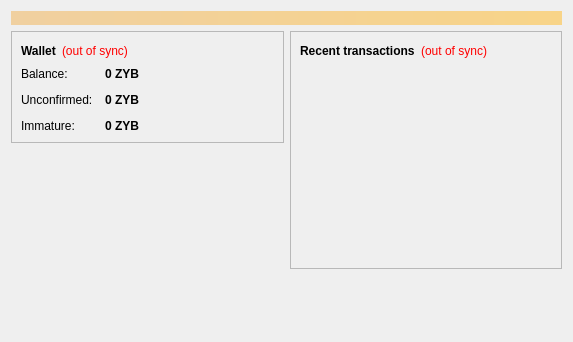
<?xml version="1.0" encoding="UTF-8"?>
<ui version="4.0">
 <class>OverviewPage</class>
 <widget class="QWidget" name="OverviewPage">
  <property name="geometry">
   <rect>
    <x>0</x>
    <y>0</y>
    <width>573</width>
    <height>342</height>
   </rect>
  </property>
  <property name="windowTitle">
   <string>Form</string>
  </property>
  <layout class="QVBoxLayout" name="topLayout">
   <item>
    <widget class="QLabel" name="labelAlerts">
     <property name="visible">
      <bool>false</bool>
     </property>
     <property name="styleSheet">
      <string notr="true">background-color: qlineargradient(x1: 0, y1: 0, x2: 1, y2: 0, stop:0 #F0D0A0, stop:1 #F8D488); color:#000000;</string>
     </property>
     <property name="wordWrap">
      <bool>true</bool>
     </property>
     <property name="margin">
      <number>3</number>
     </property>
    </widget>
   </item>
   <item>
    <layout class="QHBoxLayout" name="horizontalLayout" stretch="1,1">
     <item>
      <layout class="QVBoxLayout" name="verticalLayout_2">
       <item>
        <widget class="QFrame" name="frame">
         <property name="frameShape">
          <enum>QFrame::StyledPanel</enum>
         </property>
         <property name="frameShadow">
          <enum>QFrame::Raised</enum>
         </property>
         <layout class="QVBoxLayout" name="verticalLayout_4">
          <item>
           <layout class="QHBoxLayout" name="horizontalLayout_4">
            <item>
             <widget class="QLabel" name="label_5">
              <property name="font">
               <font>
                <weight>75</weight>
                <bold>true</bold>
               </font>
              </property>
              <property name="text">
               <string>Wallet</string>
              </property>
             </widget>
            </item>
            <item>
             <widget class="QLabel" name="labelWalletStatus">
              <property name="toolTip">
               <string>&lt;html&gt;&lt;head/&gt;&lt;body&gt;&lt;p&gt;The displayed information may be out of date. Your wallet automatically synchronizes with the zhongyingbi network after a connection is established, but this process has not completed yet.&lt;/p&gt;&lt;/body&gt;&lt;/html&gt;</string>
              </property>
              <property name="styleSheet">
               <string notr="true">QLabel { color: red; }</string>
              </property>
              <property name="text">
               <string notr="true">(out of sync)</string>
              </property>
              <property name="alignment">
               <set>Qt::AlignLeading|Qt::AlignLeft|Qt::AlignVCenter</set>
              </property>
             </widget>
            </item>
            <item>
             <spacer name="horizontalSpacer_2">
              <property name="orientation">
               <enum>Qt::Horizontal</enum>
              </property>
              <property name="sizeHint" stdset="0">
               <size>
                <width>40</width>
                <height>20</height>
               </size>
              </property>
             </spacer>
            </item>
           </layout>
          </item>
          <item>
           <layout class="QFormLayout" name="formLayout_2">
            <property name="fieldGrowthPolicy">
             <enum>QFormLayout::AllNonFixedFieldsGrow</enum>
            </property>
            <property name="horizontalSpacing">
             <number>12</number>
            </property>
            <property name="verticalSpacing">
             <number>12</number>
            </property>
            <item row="0" column="0">
             <widget class="QLabel" name="label">
              <property name="text">
               <string>Balance:</string>
              </property>
             </widget>
            </item>
            <item row="0" column="1">
             <widget class="QLabel" name="labelBalance">
              <property name="font">
               <font>
                <weight>75</weight>
                <bold>true</bold>
               </font>
              </property>
              <property name="cursor">
               <cursorShape>IBeamCursor</cursorShape>
              </property>
              <property name="toolTip">
               <string>Your current balance</string>
              </property>
              <property name="text">
               <string notr="true">0 ZYB</string>
              </property>
              <property name="textInteractionFlags">
               <set>Qt::LinksAccessibleByMouse|Qt::TextSelectableByKeyboard|Qt::TextSelectableByMouse</set>
              </property>
             </widget>
            </item>
            <item row="1" column="0">
             <widget class="QLabel" name="label_3">
              <property name="text">
               <string>Unconfirmed:</string>
              </property>
             </widget>
            </item>
            <item row="1" column="1">
             <widget class="QLabel" name="labelUnconfirmed">
              <property name="font">
               <font>
                <weight>75</weight>
                <bold>true</bold>
               </font>
              </property>
              <property name="cursor">
               <cursorShape>IBeamCursor</cursorShape>
              </property>
              <property name="toolTip">
               <string>Total of transactions that have yet to be confirmed, and do not yet count toward the current balance</string>
              </property>
              <property name="text">
               <string notr="true">0 ZYB</string>
              </property>
              <property name="textInteractionFlags">
               <set>Qt::LinksAccessibleByMouse|Qt::TextSelectableByKeyboard|Qt::TextSelectableByMouse</set>
              </property>
             </widget>
            </item>
            <item row="2" column="0">
             <widget class="QLabel" name="labelImmatureText">
              <property name="text">
               <string>Immature:</string>
              </property>
             </widget>
            </item>
            <item row="2" column="1">
             <widget class="QLabel" name="labelImmature">
              <property name="font">
               <font>
                <weight>75</weight>
                <bold>true</bold>
               </font>
              </property>
              <property name="toolTip">
               <string>Mined balance that has not yet matured</string>
              </property>
              <property name="text">
               <string notr="true">0 ZYB</string>
              </property>
              <property name="textInteractionFlags">
               <set>Qt::LinksAccessibleByMouse|Qt::TextSelectableByKeyboard|Qt::TextSelectableByMouse</set>
              </property>
             </widget>
            </item>
           </layout>
          </item>
         </layout>
        </widget>
       </item>
       <item>
        <spacer name="verticalSpacer">
         <property name="orientation">
          <enum>Qt::Vertical</enum>
         </property>
         <property name="sizeHint" stdset="0">
          <size>
           <width>20</width>
           <height>40</height>
          </size>
         </property>
        </spacer>
       </item>
       <item>
        <widget class="QLabel" name="label_wallet_bgcoin">
         <property name="text">
          <string/>
         </property>
         <property name="pixmap">
          <pixmap resource="../bitcoin.qrc">:/images/backg</pixmap>
         </property>
         <property name="scaledContents">
          <bool>false</bool>
         </property>
         <property name="alignment">
          <set>Qt::AlignCenter</set>
         </property>
         <property name="margin">
          <number>-2</number>
         </property>
        </widget>
       </item>
      </layout>
     </item>
     <item>
      <layout class="QVBoxLayout" name="verticalLayout_3">
       <item>
        <widget class="QFrame" name="frame_2">
         <property name="frameShape">
          <enum>QFrame::StyledPanel</enum>
         </property>
         <property name="frameShadow">
          <enum>QFrame::Raised</enum>
         </property>
         <layout class="QVBoxLayout" name="verticalLayout">
          <item>
           <layout class="QHBoxLayout" name="horizontalLayout_2">
            <item>
             <widget class="QLabel" name="label_4">
              <property name="text">
               <string>&lt;b&gt;Recent transactions&lt;/b&gt;</string>
              </property>
             </widget>
            </item>
            <item>
             <widget class="QLabel" name="labelTransactionsStatus">
              <property name="toolTip">
               <string>&lt;html&gt;&lt;head/&gt;&lt;body&gt;&lt;p&gt;The displayed information may be out of date. Your wallet automatically synchronizes with the zhongyingbi network after a connection is established, but this process has not completed yet.&lt;/p&gt;&lt;/body&gt;&lt;/html&gt;</string>
              </property>
              <property name="styleSheet">
               <string notr="true">QLabel { color: red; }</string>
              </property>
              <property name="text">
               <string notr="true">(out of sync)</string>
              </property>
              <property name="alignment">
               <set>Qt::AlignRight|Qt::AlignTrailing|Qt::AlignVCenter</set>
              </property>
             </widget>
            </item>
            <item>
             <spacer name="horizontalSpacer">
              <property name="orientation">
               <enum>Qt::Horizontal</enum>
              </property>
              <property name="sizeHint" stdset="0">
               <size>
                <width>40</width>
                <height>20</height>
               </size>
              </property>
             </spacer>
            </item>
           </layout>
          </item>
          <item>
           <widget class="QListView" name="listTransactions">
            <property name="styleSheet">
             <string notr="true">QListView { background: transparent; }</string>
            </property>
            <property name="frameShape">
             <enum>QFrame::NoFrame</enum>
            </property>
            <property name="verticalScrollBarPolicy">
             <enum>Qt::ScrollBarAlwaysOff</enum>
            </property>
            <property name="horizontalScrollBarPolicy">
             <enum>Qt::ScrollBarAlwaysOff</enum>
            </property>
            <property name="selectionMode">
             <enum>QAbstractItemView::NoSelection</enum>
            </property>
           </widget>
          </item>
         </layout>
        </widget>
       </item>
       <item>
        <spacer name="verticalSpacer_2">
         <property name="orientation">
          <enum>Qt::Vertical</enum>
         </property>
         <property name="sizeHint" stdset="0">
          <size>
           <width>20</width>
           <height>40</height>
          </size>
         </property>
        </spacer>
       </item>
      </layout>
     </item>
    </layout>
   </item>
  </layout>
 </widget>
 <resources>
  <include location="../bitcoin.qrc"/>
 </resources>
 <connections/>
</ui>
